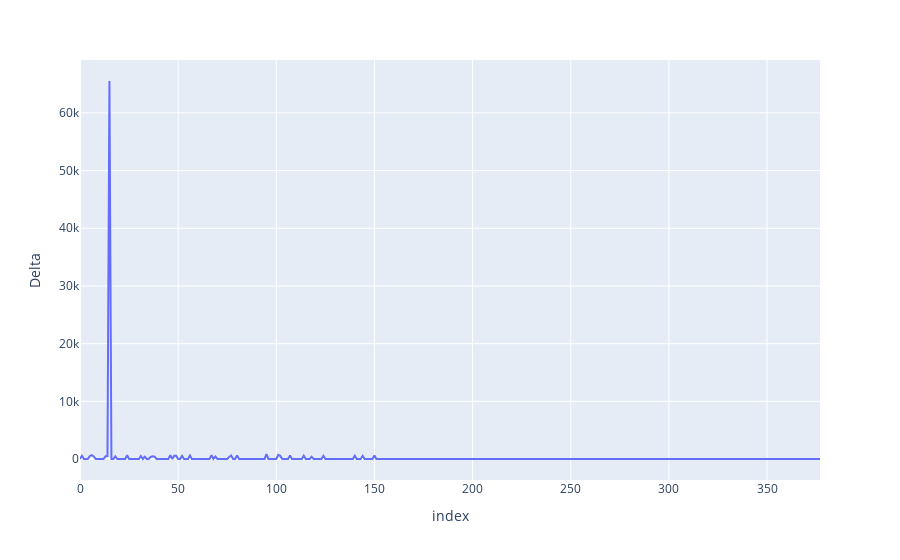

The code cell stored with this chart in its notebook:
### Markdown cell above
### Delta

### Code cell
px.line(greeks_df, y="Delta")

### Figure 1 — Plotly figure (JSON) as saved in the notebook; plotly's stock layout.template omitted (floating-point values rounded to 4 significant figures; data arrays with more than 128 entries replaced by an {"elided": "..."} marker saying what was removed)
{"data": [{"hovertemplate": "index=%{x}<br>Delta=%{y}<extra></extra>", "legendgroup": "", "line": {"color": "#636efa", "dash": "solid"}, "marker": {"symbol": "circle"}, "mode": "lines", "name": "", "orientation": "v", "showlegend": false, "type": "scatter", "x": {"elided": "378 int values"}, "xaxis": "x", "y": {"elided": "378 float values"}, "yaxis": "y"}], "layout": {"legend": {"tracegroupgap": 0}, "margin": {"t": 60}, "xaxis": {"anchor": "y", "domain": [0, 1], "title": {"text": "index"}}, "yaxis": {"anchor": "x", "domain": [0, 1], "title": {"text": "Delta"}}}}
